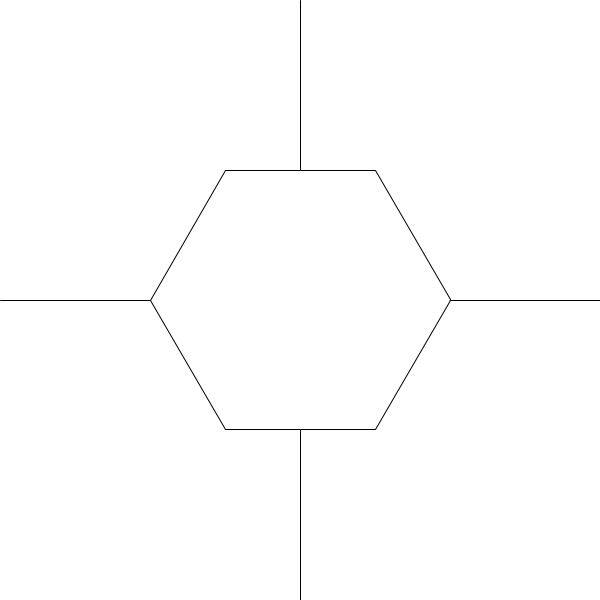
Frame 1 (no input)
Frame 60 (the mouse pressed at the canvas centre just before this capture): identical to frame 1, image omitted
Frame 120 (the mouse held since frame 60 and released just before this capture): identical to frame 1, image omitted

The Processing sketch that drew this single still picture (run headless with seeded random() and noise(); from frame 60 on, the mouse is pressed at the canvas centre):

// Processing sketch: Hexagon_Using_Class
// ── Hexagon_Using_Class.pde
form hexagon;
void setup() {
  hexagon=new form();
  size(600, 600);
}

void draw() {
  background(255);
  line(width/2, 0, width/2, height);
  line(0, height/2, width, height/2);
  hexagon.display();
}

class form {
  PVector center;
  float r =150;
  int npoints;
  float angle;
  form() {
    npoints = 6;
    angle = TWO_PI / npoints;
    center=new PVector(width/2, height/2);
  }
  void display() {
    beginShape();
    for (float a = 0; a < TWO_PI; a += angle) {
      PVector b=new PVector(cos(a)*r,sin(a)*r);
      b.add(center);
      vertex(b.x,b.y);
    }
    endShape(CLOSE);
  }
}
